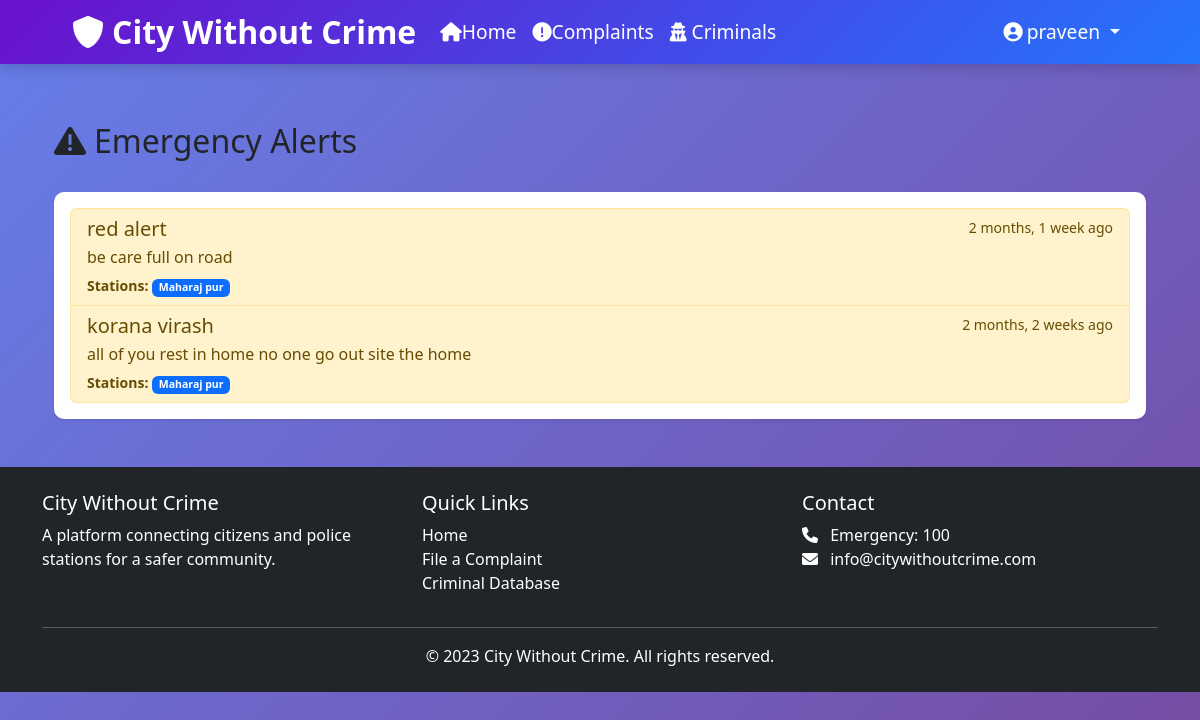
/emergency/ (signed in), run on an earlier commit of the app's database.
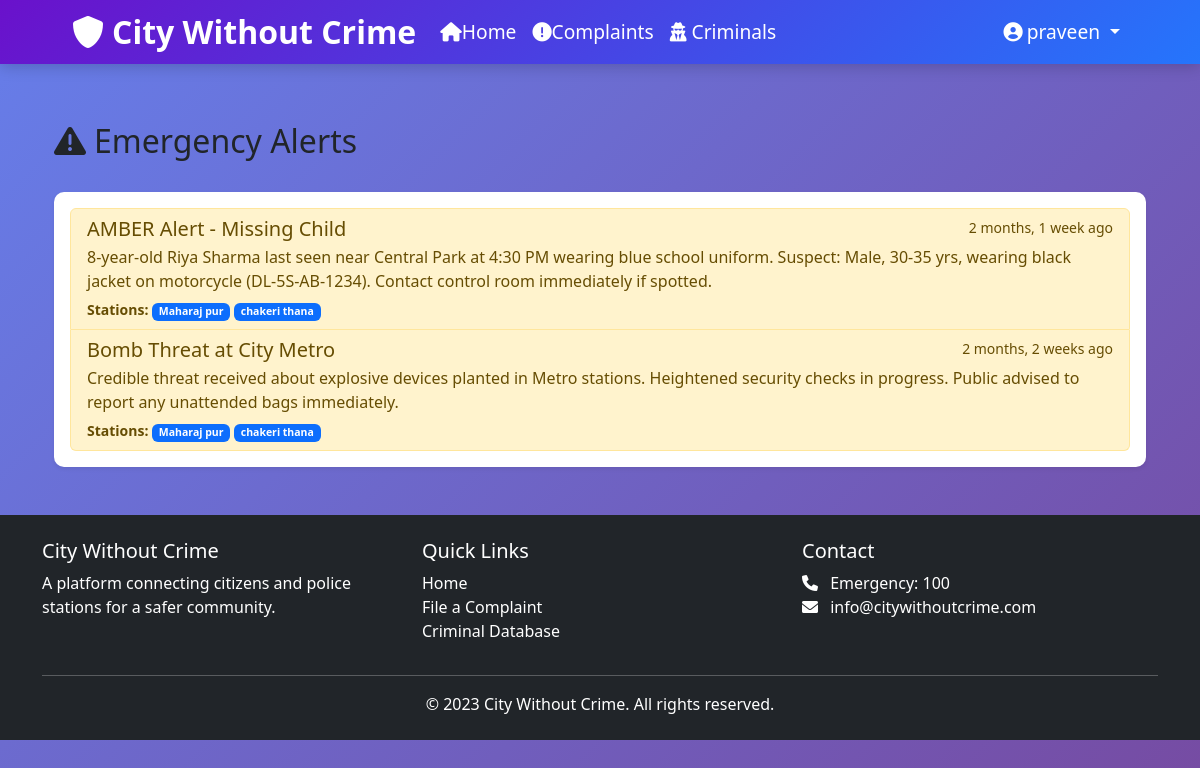
And on a later commit of the database.
### cwc_app/models.py (models this page shows, shortened)
class User(AbstractUser):
    email = models.EmailField(unique=True)  # ✅ Yahan add karein
    is_police = models.BooleanField(default=False)
    is_admin = models.BooleanField(default=False)
    station = models.ForeignKey('PoliceStation', on_delete=models.SET_NULL, null=True, blank=True)
    USERNAME_FIELD = 'username'  # Default hi rahega
    REQUIRED_FIELDS = ['email']  # Email required bana de

class EmergencyAlert(models.Model):
    title = models.CharField(max_length=200)
    description = models.TextField()
    stations = models.ManyToManyField(PoliceStation)
    created_by = models.ForeignKey(User, on_delete=models.CASCADE)
    created_at = models.DateTimeField(auto_now_add=True)
    is_active = models.BooleanField(default=True)

class PoliceStation(models.Model):
    name = models.CharField(max_length=100)
    address = models.TextField()
    contact_number = models.CharField(max_length=15)
    email = models.EmailField()
    jurisdiction = models.CharField(max_length=100)
    created_at = models.DateTimeField(auto_now_add=True)

### cwc_app/views.py (the view)
# urls.py: path('emergency/', views.emergency_list, name='emergency_list'),
@login_required
def emergency_list(request):
    alerts = EmergencyAlert.objects.filter(is_active=True).order_by('-created_at')
    return render(request, 'emergency/list.html', {'alerts': alerts})

### templates/emergency/list.html (shortened to what this page needs)
{% extends 'base.html' %}
{% block content %}
<div class="container">
    <div class="d-flex justify-content-between align-items-center mb-4">
        <h2><i class="fas fa-exclamation-triangle me-2"></i>Emergency Alerts</h2>
    </div>
    <div class="card shadow-sm">
        <div class="card-body">
            <div class="list-group">
                {% for alert in alerts %}
                <div class="list-group-item list-group-item-action {% if alert.is_active %}list-group-item-warning{% endif %}">
                    <div class="d-flex w-100 justify-content-between">
                        <h5 class="mb-1">{{ alert.title }}</h5>
                        <small>{{ alert.created_at|timesince }} ago</small>
                    </div>
                    <p class="mb-1">{{ alert.description }}</p>
                    <small>
                        <strong>Stations:</strong>
                        {% for station in alert.stations.all %}
                        <span class="badge bg-primary">{{ station.name }}</span>
                        {% endfor %}
                    </small>
                </div>
                {% endfor %}
            </div>
        </div>
    </div>
</div>
{% endblock %}

### templates/base.html (shortened to what this page needs)
 {% load widget_tweaks %}
{% load static %}
<!DOCTYPE html>
<html lang="en">
<head>
    <link href="https://cdn.jsdelivr.net/npm/bootstrap@5.3.7/dist/css/bootstrap.min.css" rel="stylesheet">
    <link rel="stylesheet" href="https://cdnjs.cloudflare.com/ajax/libs/font-awesome/6.0.0/css/all.min.css">
    <link href="{% static 'css/style.css' %}" rel="stylesheet">
    <link rel="stylesheet" href="https://cdn.jsdelivr.net/npm/bootstrap-icons@1.8.1/font/bootstrap-icons.css">
</head>
<body>
    {% include 'partials/navbar.html' %}
    <main class="container my-4">
        {% block content %}{% endblock %}
    </main>
    {% include 'partials/footer.html' %}
</body>
</html>

### templates/partials/navbar.html (shortened to what this page needs)
<nav class="navbar navbar-expand-lg navbar-dark bg-primary" >
    <div class="container">
        <a class="navbar-brand" href="{% url 'home' %}">
            <i class="fas fa-shield-alt me-2"></i>City Without Crime
        </a>
        <div class="collapse navbar-collapse nav-links" id="navbarNav">
            <ul class="navbar-nav me-auto">
                <li class="nav-item">
                    <a class="nav-link text-white" href="{% url 'home' %}">
                         <i class="fas fa-home"></i>Home</a>
                </li>
                <li class="nav-item">
                    <a class="nav-link text-white" href="{% url 'complaint_list' %}">
                        <i class="fas fa-exclamation-circle"></i>Complaints</a>
                </li>
                <li class="nav-item">
                    <a class="nav-link text-white" href="{% url 'criminal_list' %}">
                        <i class="fas fa-user-secret"></i> Criminals</a>
                </li>
            </ul>
            <ul class="navbar-nav">
                {% if user.is_authenticated %}
                    <li class="nav-item dropdown">
                        <a class="nav-link dropdown-toggle text-white" href="#" id="userDropdown" role="button" data-bs-toggle="dropdown">
                            <i class="fas fa-user-circle me-1"></i>{{ user.username }}
                        </a>
                    </li>
                {% endif %}
            </ul>
        </div>
    </div>
</nav><br><br>

### templates/partials/footer.html
<footer class="bg-dark text-white py-4 mt-5">
    <div class="container">
        <div class="row">
            <div class="col-md-4">
                <h5>City Without Crime</h5>
                <p>A platform connecting citizens and police stations for a safer community.</p>
            </div>
            <div class="col-md-4">
                <h5>Quick Links</h5>
                <ul class="list-unstyled">
                    <li><a href="{% url 'home' %}" class=" nav-link text-white">Home</a></li>
                    <li><a href="{% url 'complaint_list' %}" class=" nav-link text-white">File a Complaint</a></li>
                    <li><a href="{% url 'criminal_list' %}" class="nav-link text-white">Criminal Database</a></li>
                </ul>
            </div>
            <div class="col-md-4">
                <h5>Contact</h5>
                <ul class="list-unstyled">
                    <li><i class="fas fa-phone me-2"></i> Emergency: 100</li>
                    <li><i class="fas fa-envelope me-2"></i> info@citywithoutcrime.com</li>
                </ul>
            </div>
        </div>
        <hr>
        <div class="text-center">
            <p class="mb-0">&copy; 2023 City Without Crime. All rights reserved.</p>
        </div>
    </div>
</footer>

### static/css/style.css (style rules this page uses)
:root { --primary-color: #0d6efd; --secondary-color: #f03848; --success-color: #198754; --danger-color: #dc3545; --warning-color: #ffc107; --info-color: #0dcaf0; --light-color: #f8f9fa; --dark-color: #212529; }
body { background: linear-gradient(135deg, #667eea, #764ba2); background-attachment: fixed; min-height: 100vh; font-family: 'Segoe UI', Tahoma, Geneva, Verdana, sans-serif; background-color: #f5f5f5; padding-top: 50px !important; margin: 0; position: relative; cursor: default; }
.card { transition: transform 0.3s ease, box-shadow 0.3s ease; border: none; border-radius: 10px; box-shadow: 0 4px 6px rgba(0, 0, 0, 0.1); }
.navbar { position: fixed; top: 0; left: 0; width: 100%; background: linear-gradient(135deg, #6a11cb 0%, #2575fc 100%); color: white; padding: 3px 5%; display: flex; justify-content: space-between; align-items: center; box-shadow: 0 2px 15px rgba(0, 0, 0, 0.2); z-index: 1000; transition: all 0.3s ease; }
.navbar-brand { font-size: 2rem !important; font-weight: 700; }
.navbar-nav .nav-link { font-size: 1.2rem !important; font-weight: 500; }
.nav-links { display: flex; list-style: none; }
.nav-links a { color: rgb(22, 26, 247); text-decoration: none; font-weight: 500; font-size: 1.1rem; transition: all 0.3s ease; padding: 8px 12px; border-radius: 4px; }
.navbar-nav .dropdown-toggle { font-size: 1.2rem !important; }
.navbar-brand { font-weight: 700; }

What changed in the data, as far as the page shows it:
changed EmergencyAlert: gains PoliceStation (name "chakeri thana"); title "red alert" → "AMBER Alert - Missing Child"; description "be care full on road" → "8-year-old Riya Sharma last seen near Central Park at 4:30 PM wearing blue school uniform. Suspect: Male, 30-35 yrs, wearing black jacket on motorcycle (DL-5S-AB-1234). Contact control room immediately if spotted."
changed EmergencyAlert: gains PoliceStation (name "chakeri thana"); title "korana virash" → "Bomb Threat at City Metro"; description "all of you rest in home no one go out site the home" → "Credible threat received about explosive devices planted in Metro stations. Heightened security checks in progress. Public advised to report any unattended bags immediately."
